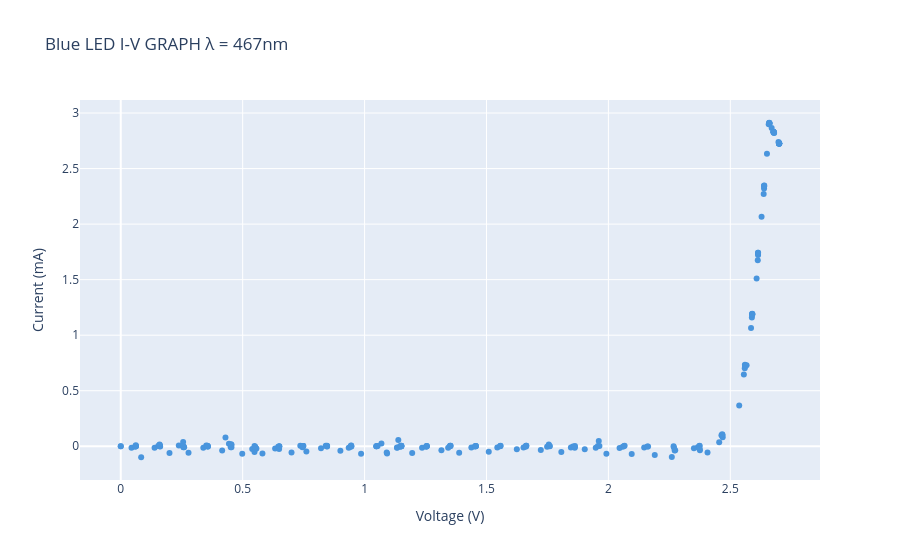

The notebook cell saved with this chart:
### Markdown cell above
### Blue LED Data Analysis 🔵

### Code cell
blueData = pd.read_csv('RealData/blueLEDData.csv').drop_duplicates()
wavelength=467E-9
print(blueData.count())
fig = px.scatter(
    blueData,
    x="Voltage (V)",
    y="Current (mA)",
    title="Blue LED I-V GRAPH λ = 467nm ",
    color_discrete_sequence=["#4995dd"]
)
fig.show()

linearRegionValueLower =2.53
linearRegionValueUpper = 2.66
linear = greenData[(greenData["Voltage (V)"] > linearRegionValueLower) & 
                    (greenData["Voltage (V)"] < linearRegionValueUpper)]
Bm,Bc=np.polyfit(linear["Voltage (V)"],linear["Current (mA)"],1)
print("-----------------------------------------------")
print(f"Linear Region Regression Line:y={Bm}x+{Bc}")
print(f"Voltage (V) {-Bc/Bm}")
h= (sci.constants.e * (-Bc/Bm)*wavelength)/(sci.constants.c)
percentDiff = (sci.constants.h-h)/(sci.constants.h)*100
print(f"Approximate Value of h: {h} , {round (percentDiff, 2)}%")
print("-----------------------------------------------")

### Figure 1 — Plotly figure (JSON) as saved in the notebook; plotly's stock layout.template omitted (floating-point values rounded to 4 significant figures; data arrays with more than 128 entries replaced by an {"elided": "..."} marker saying what was removed)
{"data": [{"hovertemplate": "Voltage (V)=%{x}<br>Current (mA)=%{y}<extra></extra>", "legendgroup": "", "marker": {"color": "#4995dd", "symbol": "circle"}, "mode": "markers", "name": "", "orientation": "v", "showlegend": false, "type": "scatter", "x": {"elided": "226 float values"}, "xaxis": "x", "y": {"elided": "226 float values"}, "yaxis": "y"}], "layout": {"legend": {"tracegroupgap": 0}, "title": {"text": "Blue LED I-V GRAPH λ = 467nm "}, "xaxis": {"anchor": "y", "domain": [0, 1], "title": {"text": "Voltage (V)"}}, "yaxis": {"anchor": "x", "domain": [0, 1], "title": {"text": "Current (mA)"}}}}
